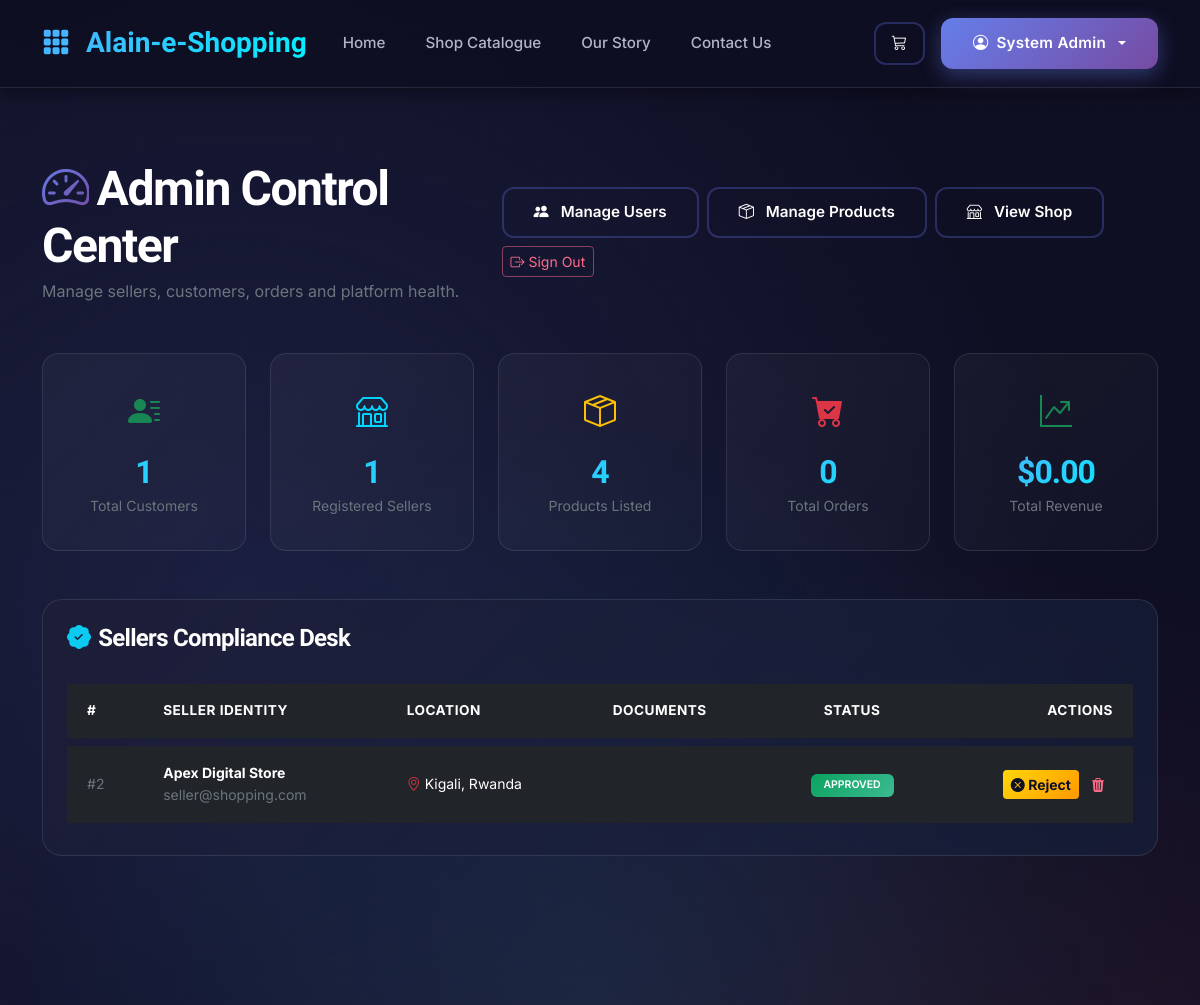
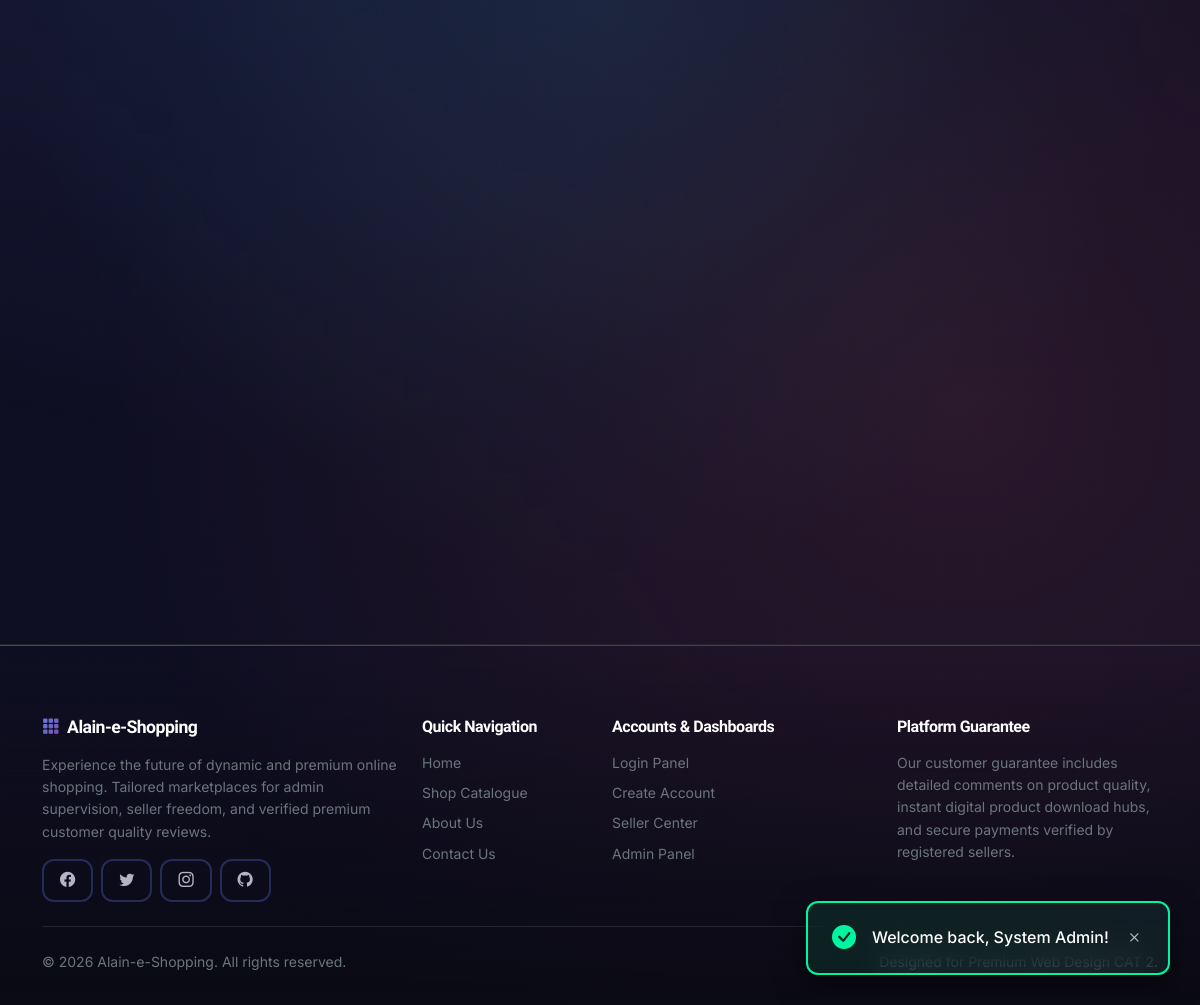
Page /admin/dashboard.php (signed in) on the committed database (2 pictures, top to bottom).
### tables this page shows
CREATE TABLE IF NOT EXISTS `users` (
    `id` INT AUTO_INCREMENT PRIMARY KEY,
    `name` VARCHAR(255) NOT NULL,
    `email` VARCHAR(255) NOT NULL UNIQUE,
    `password` VARCHAR(255) NOT NULL,
    `role` ENUM('admin', 'seller', 'customer') NOT NULL,
    `status` ENUM('pending', 'approved', 'rejected') DEFAULT 'approved',
    `seller_location` VARCHAR(255) DEFAULT NULL,
    `seller_documents` VARCHAR(255) DEFAULT NULL,
    `created_at` TIMESTAMP DEFAULT CURRENT_TIMESTAMP,
    INDEX `idx_email` (`email`),
    INDEX `idx_role` (`role`),
    INDEX `idx_status` (`status`)
);

### includes/auth.php (called while the page is built, shortened)
<?php
function format_price($price) {
    return '$' . number_format($price, 2);
}
?>

### admin/dashboard.php (the view, shortened to what this page needs)
<?php
require_once __DIR__ . '/../includes/header.php';
$total_customers = $conn->query("SELECT COUNT(*) as count FROM users WHERE role = 'customer'")->fetch_assoc()['count'];
$total_sellers   = $conn->query("SELECT COUNT(*) as count FROM users WHERE role = 'seller'")->fetch_assoc()['count'];
$total_products  = $conn->query("SELECT COUNT(*) as count FROM products")->fetch_assoc()['count'];
$total_orders    = $conn->query("SELECT COUNT(*) as count FROM orders")->fetch_assoc()['count'];
$total_revenue   = $conn->query("SELECT COALESCE(SUM(total_amount),0) as total FROM orders WHERE status != 'cancelled'")->fetch_assoc()['total'];
$sellers_res = $conn->query("SELECT * FROM users WHERE role = 'seller' ORDER BY id DESC");
?>
<div class="container-fluid py-5 mt-4">
    <div class="container">
        <div class="d-flex justify-content-between align-items-center mb-5">
            <div>
                <h2 class="text-white mb-1"><i class="bi bi-speedometer2 text-gradient-primary me-2"></i>Admin Control Center</h2>
                <p class="text-secondary mb-0">Manage sellers, customers, orders and platform health.</p>
            </div>
            <div class="d-flex gap-2 flex-wrap">
                <a href="<?php echo BASE_URL; ?>/admin/users.php" class="btn btn-premium-secondary btn-sm"><i class="bi bi-people-fill me-1"></i>Manage Users</a>
                <a href="<?php echo BASE_URL; ?>/admin/products.php" class="btn btn-premium-secondary btn-sm"><i class="bi bi-box-seam me-1"></i>Manage Products</a>
                <a href="<?php echo BASE_URL; ?>/shop.php" class="btn btn-premium-secondary btn-sm"><i class="bi bi-shop me-1"></i>View Shop</a>
                <a href="<?php echo BASE_URL; ?>/logout.php" class="btn btn-outline-danger btn-sm"><i class="bi bi-box-arrow-right me-1"></i>Sign Out</a>
            </div>
        </div>
        <div class="row g-4 mb-5">
            <div class="col-xl col-md-4 col-6">
                <div class="stats-card text-center">
                    <i class="bi bi-person-lines-fill text-success fs-2 mb-3 d-block"></i>
                    <h3 class="text-white font-heading mb-1"><?php echo number_format($total_customers); ?></h3>
                    <p class="text-secondary small mb-0">Total Customers</p>
                </div>
            </div>
            <div class="col-xl col-md-4 col-6">
                <div class="stats-card text-center">
                    <i class="bi bi-shop fs-2 mb-3 d-block" style="color: #00d9ff;"></i>
                    <h3 class="text-white font-heading mb-1"><?php echo number_format($total_sellers); ?></h3>
                    <p class="text-secondary small mb-0">Registered Sellers</p>
                </div>
            </div>
            <div class="col-xl col-md-4 col-6">
                <div class="stats-card text-center">
                    <i class="bi bi-box-seam text-warning fs-2 mb-3 d-block"></i>
                    <h3 class="text-white font-heading mb-1"><?php echo number_format($total_products); ?></h3>
                    <p class="text-secondary small mb-0">Products Listed</p>
                </div>
            </div>
            <div class="col-xl col-md-6 col-6">
                <div class="stats-card text-center">
                    <i class="bi bi-cart-check-fill text-danger fs-2 mb-3 d-block"></i>
                    <h3 class="text-white font-heading mb-1"><?php echo number_format($total_orders); ?></h3>
                    <p class="text-secondary small mb-0">Total Orders</p>
                </div>
            </div>
            <div class="col-xl col-md-6 col-12">
                <div class="stats-card text-center">
                    <i class="bi bi-graph-up-arrow text-success fs-2 mb-3 d-block"></i>
                    <h3 class="text-white font-heading mb-1"><?php echo format_price($total_revenue); ?></h3>
                    <p class="text-secondary small mb-0">Total Revenue</p>
                </div>
            </div>
        </div>
        <div class="row gy-5">
            <div class="col-12">
                <div class="card-glass p-4">
                    <h4 class="text-white mb-4 font-heading"><i class="bi bi-patch-check-fill text-info me-2"></i>Sellers Compliance Desk</h4>
                    <?php if ($sellers_res && $sellers_res->num_rows > 0): ?>
                        <div class="table-responsive">
                            <table class="table table-dark table-premium mb-0 small">
                                <thead>
                                    <tr>
                                        <th>#</th>
                                        <th>Seller Identity</th>
                                        <th>Location</th>
                                        <th>Documents</th>
                                        <th class="text-center">Status</th>
                                        <th class="text-end">Actions</th>
                                    </tr>
                                </thead>
                                <tbody>
                                    <?php while ($sel = $sellers_res->fetch_assoc()): ?>
                                        <tr>
                                            <td class="text-secondary">#<?php echo $sel['id']; ?></td>
                                            <td>
                                                <strong class="text-white"><?php echo htmlspecialchars($sel['name']); ?></strong><br>
                                                <span class="text-secondary"><?php echo htmlspecialchars($sel['email']); ?></span>
                                            </td>
                                            <td><i class="bi bi-geo-alt text-danger me-1"></i><?php echo htmlspecialchars($sel['seller_location'] ?? 'Not set'); ?></td>
                                            <td>
                                                <?php if ($sel['seller_documents']): ?>
                                                    <a href="<?php echo BASE_URL; ?>/<?php echo htmlspecialchars($sel['seller_documents']); ?>" class="btn btn-sm btn-outline-info border-0 py-1 px-2" target="_blank">
                                                        <i class="bi bi-file-earmark-pdf-fill text-danger me-1"></i>View Doc
                                                    </a>
                                                <?php else: ?>
                                                    <span class="text-muted small">No upload</span>
                                                <?php endif; ?>
                                            </td>
                                            <td class="text-center">
                                                <span class="badge <?php
                                                    if ($sel['status'] === 'pending') echo 'bg-warning text-dark';
                                                    elseif ($sel['status'] === 'approved') echo 'bg-success';
                                                    else echo 'bg-danger';
                                                ?>">
                                                    <?php echo strtoupper($sel['status']); ?>
                                                </span>
                                            </td>
                                            <td class="text-end">
                                                <div class="d-flex justify-content-end gap-1">
                                                    <?php if ($sel['status'] !== 'rejected'): ?>
                                                        <form action="dashboard.php" method="POST" class="d-inline">
                                                            <button type="submit" class="btn btn-sm btn-warning text-dark py-1 px-2"><i class="bi bi-x-circle-fill"></i> Reject</button>
                                                        </form>
                                                    <?php endif; ?>
                                                    <form action="dashboard.php" method="POST" class="d-inline" onsubmit="return confirm('Delete this seller and all their products?')">
                                                        <button type="submit" class="btn btn-sm btn-outline-danger border-0 py-1 px-2"><i class="bi bi-trash3-fill"></i></button>
                                                    </form>
                                                </div>
                                            </td>
                                        </tr>
                                    <?php endwhile; ?>
                                </tbody>
                            </table>
                        </div>
                    <?php endif; ?>
                </div>
            </div>
            <div class="col-12" id="orders-section">
            </div>
            <div class="col-xl-7">
            </div>
            <div class="col-xl-5">
            </div>
        </div>
    </div>
</div>
<?php require_once __DIR__ . '/../includes/footer.php'; ?>

### rows in the picture
users: id "2", name "Apex Digital Store", email "seller@shopping.com", seller_location "Kigali, Rwanda", status "APPROVED"

### other values in the picture
$current_user['name'] "System Admin"
$total_customers "1"
$total_sellers "1"
$total_products "4"
$total_orders "0"
format_price($total_revenue) "$0.00"
